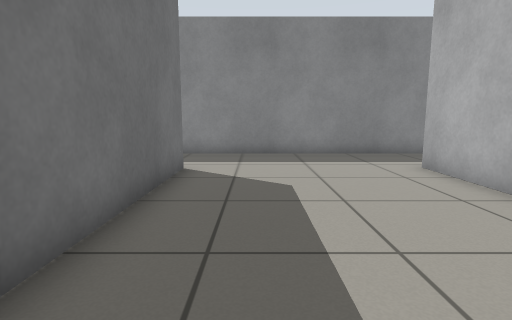
[1] (above)

14 first-person views from a walk through a robot-simulator world made for Gazebo. The camera is 0.7 m above the floor, tilts 8° down and sees 80° across. The floor is counted in squares, 0.5 m on a side. Each view is taken from the middle of a square. On the plan, view 1 faces up. The plan holds only what a view shows up to about 14 squares ahead; the rest is blank.

[2]
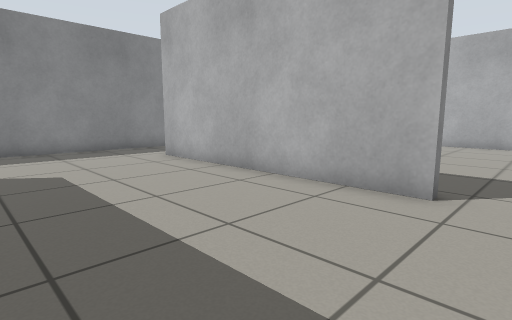

[3]
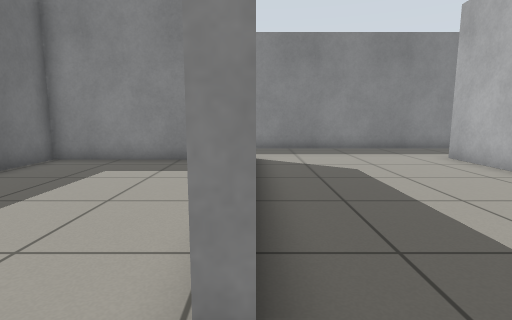

[4]
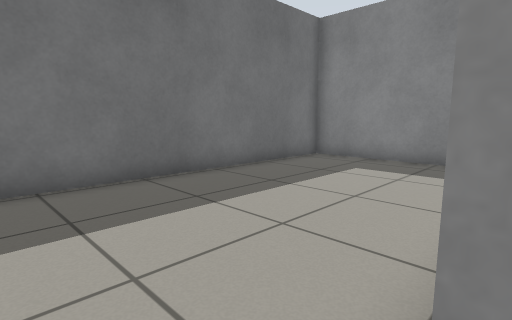

[5]
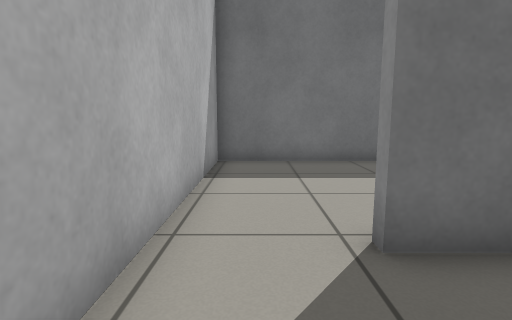

[6]
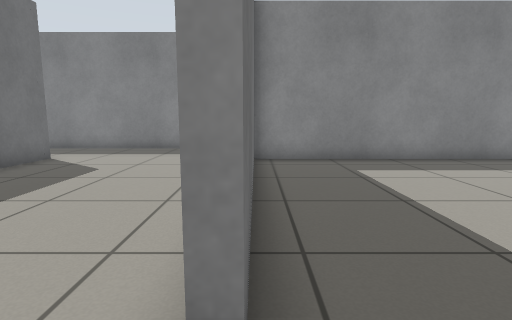

[7]
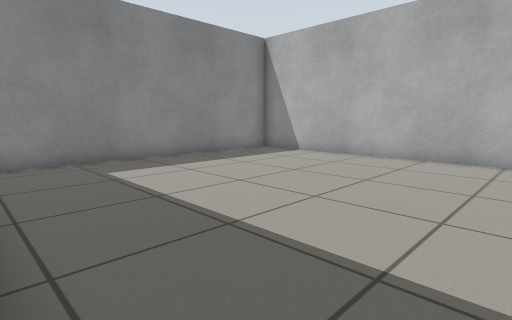

[8]
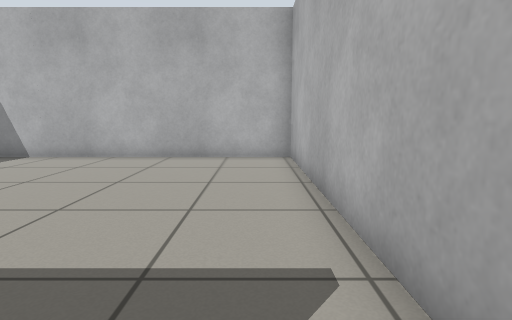

[9]
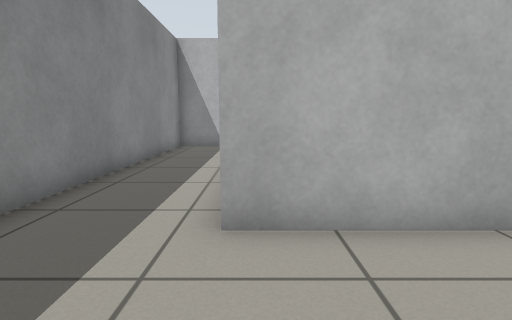

[10]
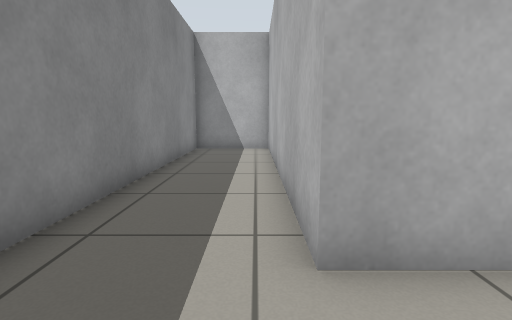

[11]
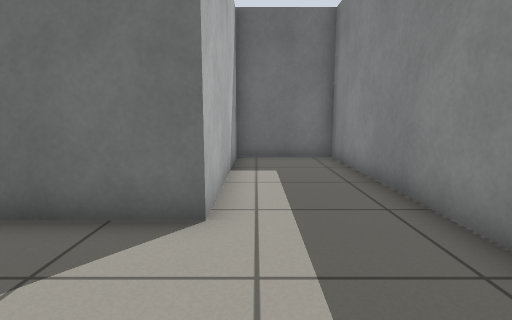

[12]
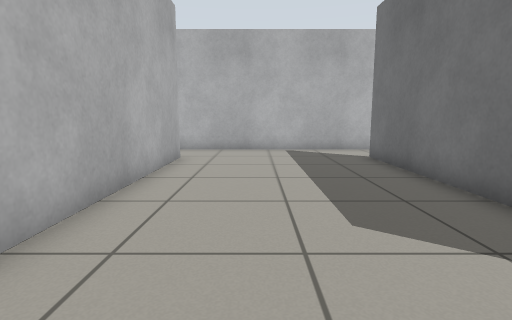

[13]
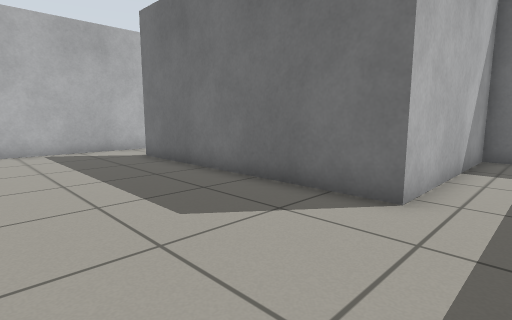

[14]
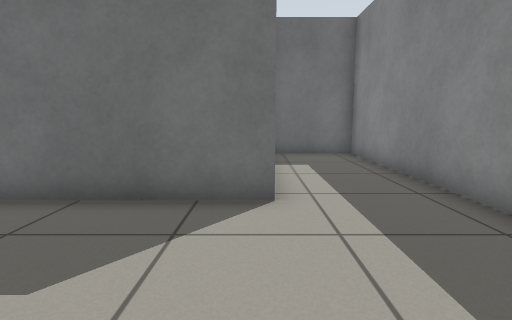

### Floor plan
Points are (right, up) in squares from view 1. A wall is a line through its corners. A room is listed if a view was taken in it or the views show most of it. See-through windows are left out.
Room 1 (views 1, 2, 3, 4, 5, 6, 7, 8, 9, 10, 11, 12, 13, 14)
walls: (4.6, -0.6) (4.6, 8.3) (15.7, 8.3) (15.7, 11.7) (-8.7, 11.7) (-8.7, 8.3) (-2, 8.3) (-2, -0.7) (-2.4, -0.7); (-2.5, -3.2) (5.5, -3.2)
ways out: opening at (5, -1.5) to room 2; opening at (-2, -1.5) to room 3
Room 2 (no view inside)
walls: (4.9, 4.9) (4.9, -0.6); (15.2, 8.1) (4.9, 8.1); (5.5, -3.2) (15.7, -3.2) (15.7, 7.7)
ways out: opening at (5, -1.5) to room 1
Room 3 (no view inside)
walls: (-4.2, 8.1) (-8.7, 8.1) (-8.7, -3.2) (-2.5, -3.2)
ways out: opening at (-2, -1.5) to room 1

Where each view was taken, in squares from view 1:
view 1: 0 up, 0 right, facing up
view 2: 2 down, 1 left, facing up-right
view 3: 2 down, 2 left, facing up
view 4: 2 down, 2 left, facing up-left
view 5: 2 down, 1 right, facing left
view 6: 2 down, 5 right, facing up
view 7: 2 down, 5 right, facing up-right
view 8: 2 down, 5 right, facing right
view 9: 8 up, 1 right, facing right
view 10: 9 up, 2 right, facing right
view 11: 9 up, 2 right, facing left
view 12: 10 up, 2 right, facing down
view 13: 10 up, 3 right, facing down-left
view 14: 8 up, 3 right, facing left
